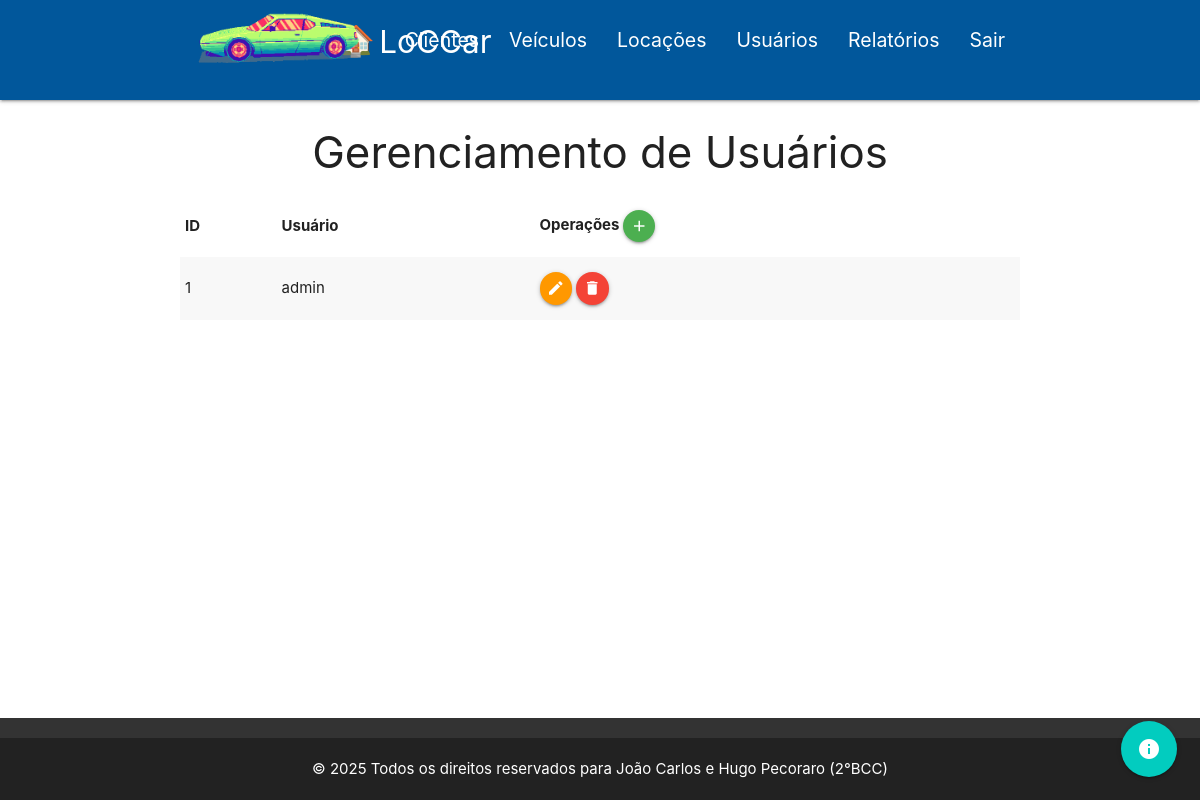
Before: /VIEW/usuarios/lstUsuario.php (signed in) with the older database file.
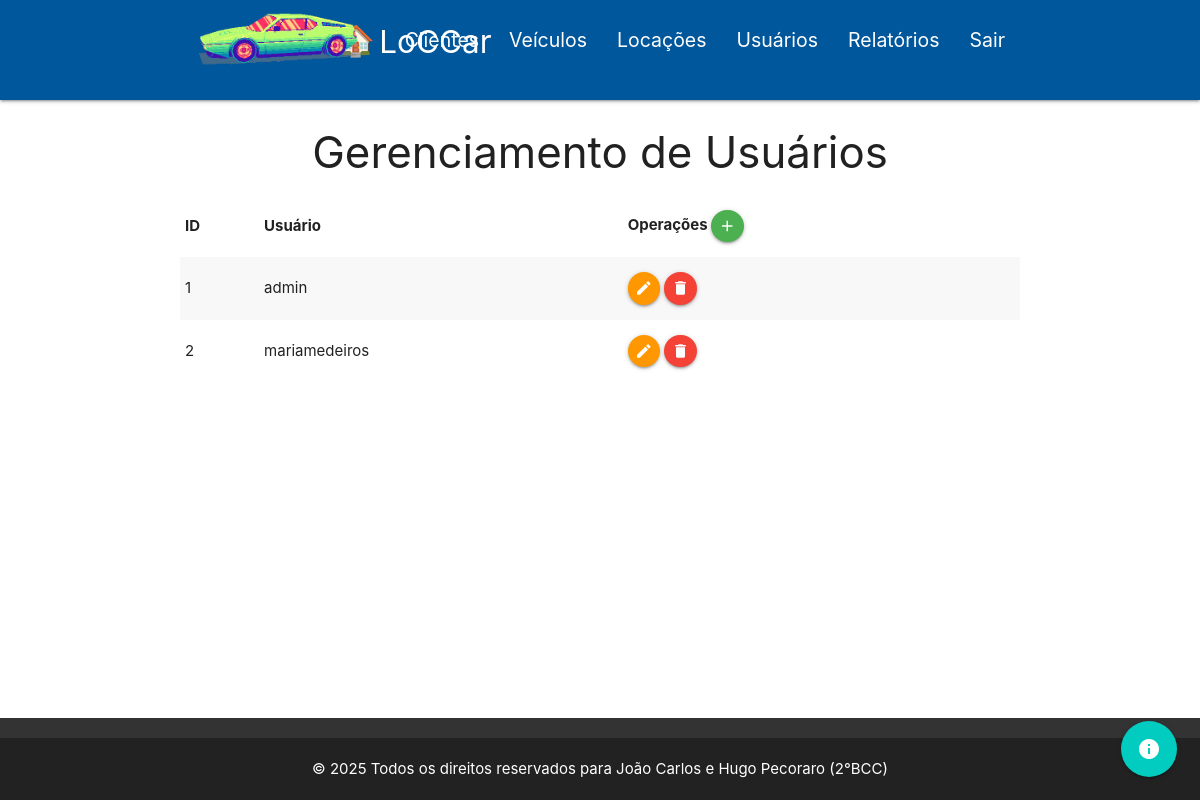
After: the same page with the newer database file.
### tables this page shows
CREATE TABLE `usuario` (
  `id` int(11) NOT NULL,
  `usuario` varchar(50) NOT NULL,
  `senha` varchar(32) NOT NULL
);

### DAL/usuario.php (called while the page is built, shortened)
<?php
include_once $_SERVER['DOCUMENT_ROOT'] . '/locadora_carros/MODEL/usuario.php';
include_once $_SERVER['DOCUMENT_ROOT'] . '/locadora_carros/DAL/conexao.php';
class UsuarioDAL {
    public function Select() {
        $sql = "SELECT * FROM usuario;";
        $con = Conexao::conectar();
        $registros = $con->query($sql);
        $lstUsuarios = [];
        foreach ($registros as $linha) {
            $usuario = new \MODEL\Usuario();
            $usuario->setId($linha['id']);
            $usuario->setUsuario($linha['usuario']);
            $lstUsuarios[] = $usuario;
        }
        return $lstUsuarios;
    }
}
?>

### DAL/conexao.php (called while the page is built, shortened)
<?php
class Conexao {
    private static $dbNome = 'locadora_carros';
    private static $dbHost = 'localhost';
    private static $dbUsuario = 'root';
    private static $dbSenha = '';
    private static $cont = null;
    public static function conectar() {
        if (self::$cont == null) {
            try {
                self::$cont = new PDO("mysql:host=" . self::$dbHost . ";dbname=" . self::$dbNome, self::$dbUsuario, self::$dbSenha);
            } catch (\PDOException $exception) {
                die($exception->getMessage());
            }
        }
        return self::$cont;
    }
    public static function desconectar() {
        self::$cont = null;
        return self::$cont;
    }
}
?>

### MODEL/usuario.php (called while the page is built, shortened)
<?php
class Usuario {
    private ?int $id;
    private ?string $usuario;
    public function getId(): ?int {
        return $this->id;
    }
    public function setId(int $id) {
        $this->id = $id;
    }
    public function getUsuario(): ?string {
        return $this->usuario;
    }
    public function setUsuario(string $usuario) {
        $this->usuario = $usuario;
    }
}
?>

### VIEW/usuarios/lstUsuario.php (the view, shortened to what this page needs)
<?php
include_once $_SERVER['DOCUMENT_ROOT'] . '/locadora_carros/DAL/usuario.php';
include_once $_SERVER['DOCUMENT_ROOT'] . '/locadora_carros/VIEW/menus/menu.php';
$dalUsuario = new \DAL\UsuarioDAL();
$lstUsuarios = $dalUsuario->Select();
?>
<div class="container">
    <h3 class="center-align">Gerenciamento de Usuários</h3>
    <table class="striped responsive-table">
        <thead>
            <tr>
                <th>ID</th>
                <th>Usuário</th>
                <th>Operações
                    <a class="btn-floating btn-small waves-effect waves-light green" onclick="JavaScript:location.href='frmInsUsuario.php'">
                        <i class="material-icons">add</i>
                    </a>
                </th>
            </tr>
        </thead>
        <tbody>
            <?php foreach ($lstUsuarios as $usuario) { ?>
                <tr>
                    <td><?php echo $usuario->getId(); ?></td>
                    <td><?php echo $usuario->getUsuario(); ?></td>
                    <td>
                        <a class="btn-floating btn-small waves-effect waves-light orange" onclick="JavaScript:location.href='frmEdtUsuario.php?id=<?php echo $usuario->getId(); ?>'">
                            <i class="material-icons">edit</i>
                        </a>
                        <a class="btn-floating btn-small waves-effect waves-light red" onclick="remover(<?php echo $usuario->getId(); ?>, '<?php echo $usuario->getUsuario(); ?>')">
                            <i class="material-icons">delete</i>
                        </a>
                    </td>
                </tr>
            <?php } ?>
        </tbody>
    </table>
</div>
<?php include_once $_SERVER['DOCUMENT_ROOT'] . '/locadora_carros/VIEW/menus/footer.php'; ?>

Changed rows visible on the page:
added usuario: id "2", usuario "mariamedeiros"
